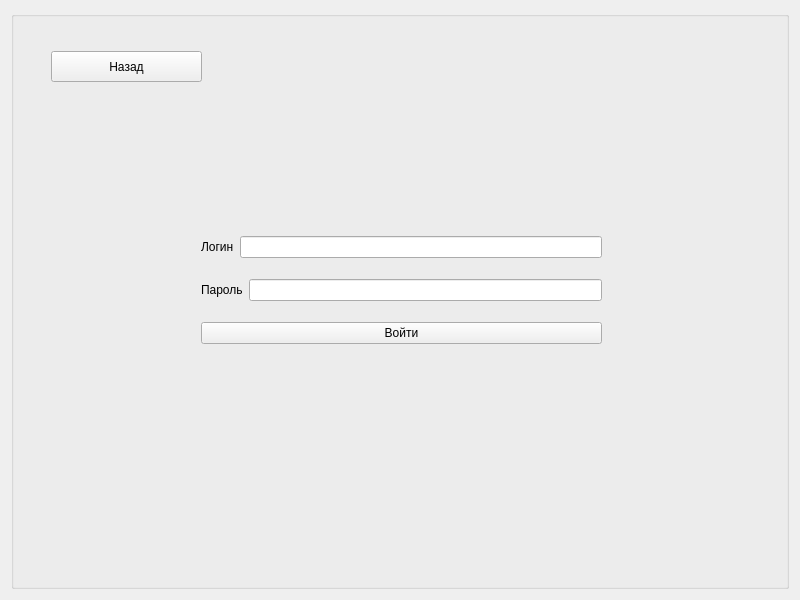
<?xml version="1.0" encoding="UTF-8"?>
<ui version="4.0">
 <class>Authorization</class>
 <widget class="QWidget" name="Authorization">
  <property name="geometry">
   <rect>
    <x>0</x>
    <y>0</y>
    <width>800</width>
    <height>600</height>
   </rect>
  </property>
  <property name="minimumSize">
   <size>
    <width>800</width>
    <height>600</height>
   </size>
  </property>
  <property name="maximumSize">
   <size>
    <width>800</width>
    <height>600</height>
   </size>
  </property>
  <property name="windowTitle">
   <string>Авторизация</string>
  </property>
  <layout class="QVBoxLayout" name="verticalLayout">
   <item>
    <widget class="QGroupBox" name="groupBox">
     <property name="sizePolicy">
      <sizepolicy hsizetype="Preferred" vsizetype="Preferred">
       <horstretch>0</horstretch>
       <verstretch>0</verstretch>
      </sizepolicy>
     </property>
     <property name="layoutDirection">
      <enum>Qt::LeftToRight</enum>
     </property>
     <property name="title">
      <string/>
     </property>
     <property name="alignment">
      <set>Qt::AlignCenter</set>
     </property>
     <widget class="QPushButton" name="Back">
      <property name="geometry">
       <rect>
        <x>40</x>
        <y>40</y>
        <width>151</width>
        <height>31</height>
       </rect>
      </property>
      <property name="text">
       <string>Назад</string>
      </property>
     </widget>
     <widget class="QWidget" name="layoutWidget">
      <property name="geometry">
       <rect>
        <x>190</x>
        <y>210</y>
        <width>401</width>
        <height>141</height>
       </rect>
      </property>
      <layout class="QVBoxLayout" name="verticalLayout_2">
       <item>
        <layout class="QHBoxLayout" name="horizontalLayout">
         <item>
          <widget class="QLabel" name="login">
           <property name="text">
            <string>Логин</string>
           </property>
          </widget>
         </item>
         <item>
          <widget class="QLineEdit" name="Enter_login"/>
         </item>
        </layout>
       </item>
       <item>
        <layout class="QHBoxLayout" name="horizontalLayout_2">
         <item>
          <widget class="QLabel" name="password">
           <property name="text">
            <string>Пароль</string>
           </property>
          </widget>
         </item>
         <item>
          <widget class="QLineEdit" name="Enter_password"/>
         </item>
        </layout>
       </item>
       <item>
        <widget class="QPushButton" name="LogIn">
         <property name="text">
          <string>Войти</string>
         </property>
        </widget>
       </item>
      </layout>
     </widget>
    </widget>
   </item>
  </layout>
 </widget>
 <resources/>
 <connections/>
</ui>
